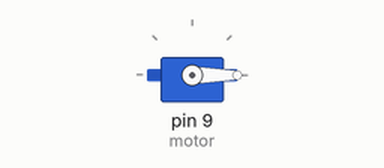
Recording of a sketch running on a simulated Arduino Uno, built with avr-gcc and run on an emulated ATmega328P. Parts: servo.

Above: at 0.05 s.
At 5.7 s:
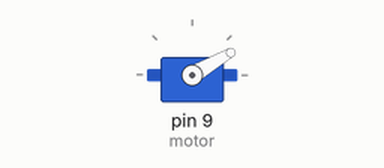
Timing chart, 0 to 7.4 s (numbered marks = the images above):
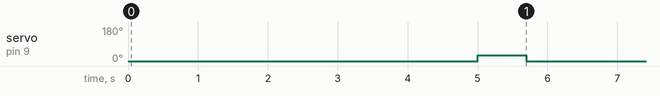

Measured:
- by itself, servo on pin 9 (motor): alternates 30° for 0.70 s and 0° for 5.0 s

The sketch:

servo_tester.ino
```cpp
#include <Servo.h>
Servo motor;

void setup() {
  motor.attach(9);
}

void loop() {
  motor.write(0);
  delay(5000);
  motor.write(30);
  delay(700);
}
```
